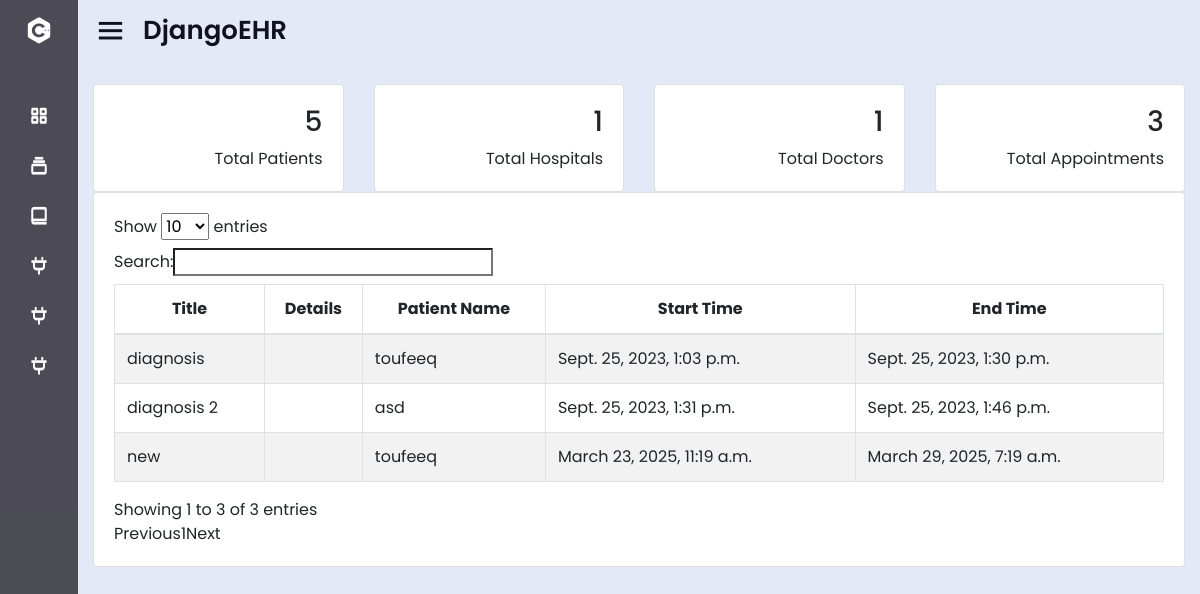
Screenshot of / (signed in) with the database file from the repository.
### patient/models.py (models this page shows, shortened)
class Appointment(models.Model):
    patient = models.ForeignKey(Patient, on_delete=models.CASCADE)
    doctor = models.ForeignKey(Doctor, on_delete=models.CASCADE)
    title = models.CharField(max_length=100)
    statut = models.CharField(max_length=20, choices=[('en_attente', 'En attente'), ('confirme', 'Confirmé'), ('annule', 'Annulé')], default='en_attente')
    start_datetime = models.DateTimeField()
    end_datetime = models.DateTimeField()
    detail = models.TextField()
    hospital = models.ForeignKey(Hospital, on_delete=models.CASCADE)

class Patient(models.Model):
    user = models.OneToOneField(User, on_delete=models.CASCADE, null=True, blank=True)
    username = models.CharField(max_length=100, blank=True, null=True)
    date_of_birth = models.DateField(blank=True, null=True)
    address = models.TextField()
    medical_history = models.TextField(blank=True)
    email = models.EmailField(blank=True, null=True)
    MRN = models.CharField(max_length=20, unique=True, null=True)
    def __str__(self):
        return self.username or "Patient"

### patient/views.py (the view)
# urls.py: path("", views.home, name="home"),
def home(request):
    appointments = Appointment.objects.all()
    patient_total=Patient.objects.count()
    doctor_total=Doctor.objects.count()
    appointment_total=Appointment.objects.count()
    hospital_total=Hospital.objects.count()
    return render(request, "patient/home.html", {"appointments": appointments, "patient_total":patient_total, "doctor_total":doctor_total, "appointment_total":appointment_total, "hospital_total":hospital_total})

### patient/templates/patient/home.html (shortened to what this page needs)
{% extends "patient/base.html" %}
{% block content %}
{% block extrascripts %}
<link rel="stylesheet" href="https://cdnjs.cloudflare.com/ajax/libs/font-awesome/5.15.3/css/all.min.css">
<link rel="stylesheet" type="text/css" href="https://stackpath.bootstrapcdn.com/bootstrap/4.4.1/css/bootstrap.min.css">
<link rel="stylesheet" type="text/css" href="https://pixinvent.com/stack-responsive-bootstrap-4-admin-template/app-assets/css/bootstrap-extended.min.css">
<link rel="stylesheet" type="text/css" href="https://pixinvent.com/stack-responsive-bootstrap-4-admin-template/app-assets/fonts/simple-line-icons/style.min.css">
<link rel="stylesheet" type="text/css" href="https://pixinvent.com/stack-responsive-bootstrap-4-admin-template/app-assets/css/colors.min.css">
<link rel="stylesheet" type="text/css" href="https://pixinvent.com/stack-responsive-bootstrap-4-admin-template/app-assets/css/bootstrap.min.css">
{% endblock extrascripts %}
<br>
{% if user.is_authenticated %}
<div class="grey-bg container-fluid">
  <section id="minimal-statistics">
    <div class="row">
      <div class="col-xl-3 col-sm-6 col-12">
        <div class="card">
          <div class="card-content">
            <div class="card-body">
              <div class="media d-flex">
                <div class="media-body text-right">
                  <h3>{{patient_total}}</h3>
                  <span>Total Patients</span>
                </div>
              </div>
            </div>
          </div>
        </div>
      </div>
      {% if user.profile.role != 'patient' %}
      <div class="col-xl-3 col-sm-6 col-12">
        <div class="card">
          <div class="card-content">
            <div class="card-body">
              <div class="media d-flex">
                <div class="media-body text-right">
                  <h3>{{hospital_total}}</h3>
                  <span>Total Hospitals</span>
                </div>
              </div>
            </div>
          </div>
        </div>
      </div>
      <div class="col-xl-3 col-sm-6 col-12">
        <div class="card">
          <div class="card-content">
            <div class="card-body">
              <div class="media d-flex">
                <div class="media-body text-right">
                  <h3>{{doctor_total}}</h3>
                  <span>Total Doctors</span>
                </div>
              </div>
            </div>
          </div>
        </div>
      </div>
      {% endif %}
      <div class="col-xl-3 col-sm-6 col-12">
        <div class="card">
          <div class="card-content">
            <div class="card-body">
              <div class="media d-flex">
                <div class="media-body text-right">
                  <h3>{{appointment_total}}</h3>
                  <span>Total Appointments</span>
                </div>
              </div>
            </div>
          </div>
        </div>
      </div>
      {% if user.profile.role != 'patient' %}
      <div class="col-12">
        <div class="card">
          <div class="card-content">
            <div class="card-body">
              <table id="example" class="table table-striped table-bordered" style="width:100%">
                <thead>
                    <tr style="text-align:center">
                      <th>Title</th>
                      <th>Details</th>
                      <th>Patient Name</th>
                      <th>Start Time</th>
                      <th>End Time</th>
                    </tr>
                </thead>
                <tbody>
                    {% for x in appointments %}
                    <tr>
                        <td>{{ x.title }}</td>
                        <td>{{ x.detail }}</td>
                        <td>{{ x.patient }}</td>
                        <td>{{ x.start_datetime }}</td>
                        <td>{{ x.end_datetime }}</td>
                    </tr>
                    {% endfor %}
                </tbody>
            </table>
            </div>
          </div>
        </div>
      </div>
      {% endif %}
    </div>
  </section>
</div>
{% endif %}
{% endblock %}

### patient/templates/patient/base.html (style rules this page uses)
* { margin: 0; padding: 0; box-sizing: border-box; font-family: 'Poppins', sans-serif; }

### rows the page displays
Appointment: title "diagnosis", patient "toufeeq", start_datetime "Sept. 25, 2023, 1:03 p.m.", end_datetime "Sept. 25, 2023, 1:30 p.m."
Appointment: title "diagnosis 2", patient "asd", start_datetime "Sept. 25, 2023, 1:31 p.m.", end_datetime "Sept. 25, 2023, 1:46 p.m."
Appointment: title "new", patient "toufeeq", start_datetime "March 23, 2025, 11:19 a.m.", end_datetime "March 29, 2025, 7:19 a.m."

### other values shown
{{ patient_total }} "5"
{{ hospital_total }} "1"
{{ doctor_total }} "1"
{{ appointment_total }} "3"
